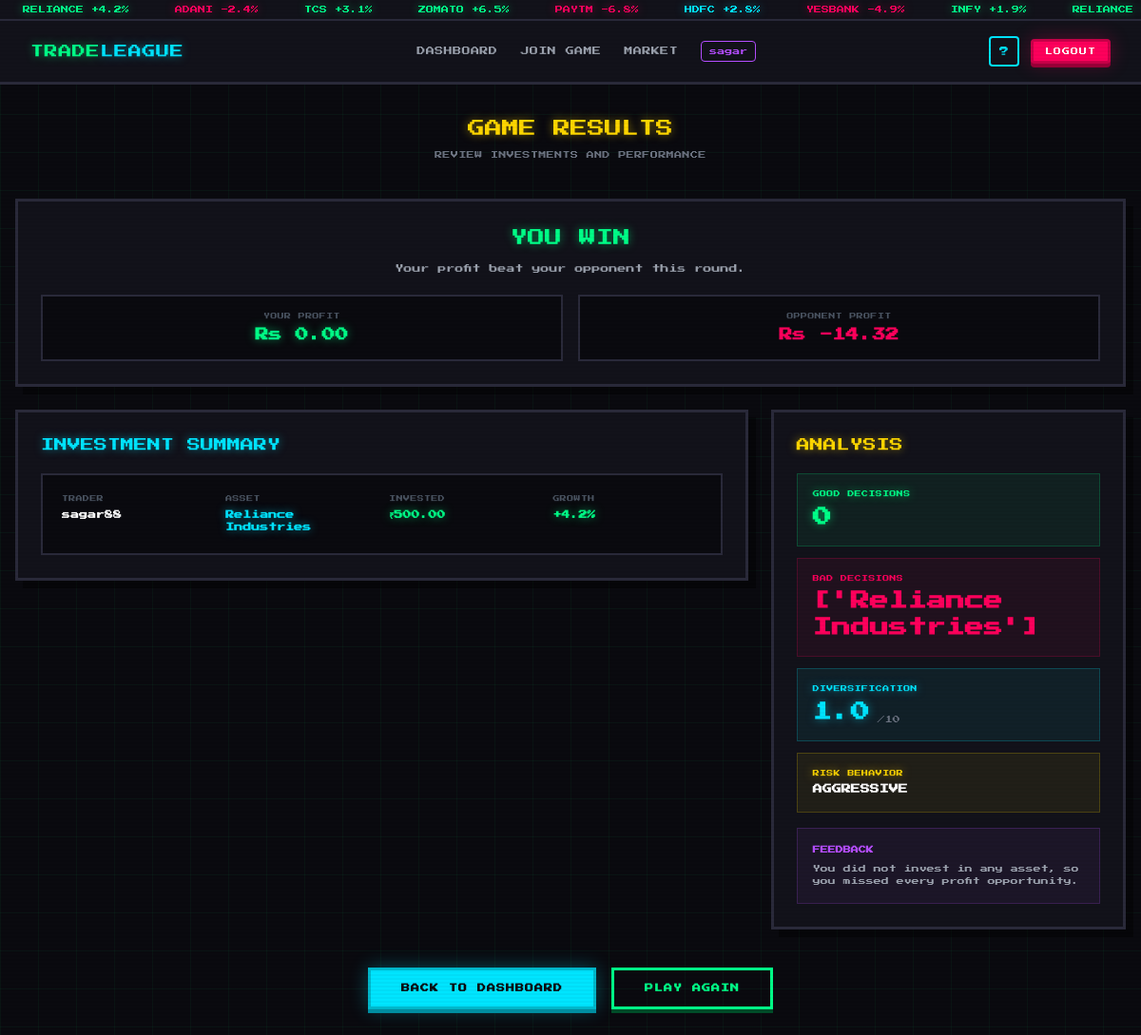
/result/37/ (signed in), run on the app's committed database.
### game/models.py (models this page shows, shortened)
class Investment(models.Model):
    room = models.ForeignKey(GameRoom, on_delete=models.CASCADE)
    player = models.ForeignKey(User, on_delete=models.CASCADE)
    asset = models.ForeignKey(Asset, on_delete=models.CASCADE)
    amount = models.FloatField()

class Asset(models.Model):
    name = models.CharField(max_length=100)
    base_price = models.FloatField()
    growth_percent = models.FloatField()
    info_news_text = models.TextField()
    risk_level = models.CharField(max_length=20)
    sector = models.CharField(max_length=50)

### game/views_frontend.py (the view, shortened to what this page needs)
@login_required
def result_view(request, room_id):
    room = get_object_or_404(GameRoom, id=room_id)
    invs = Investment.objects.filter(room=room)
    analysis = analyze(invs)
    current_user_profit = analysis["profit_map"].get(request.user.id, 0)
    opponent = room.opponent if request.user == room.host else room.host
    opponent_profit = analysis["profit_map"].get(opponent.id, 0) if opponent else 0
    is_draw = current_user_profit == opponent_profit
    did_win = current_user_profit > opponent_profit
    user_invs = [inv for inv in invs if inv.player_id == request.user.id]
    weak_picks = [inv.asset.name for inv in user_invs if inv.asset.growth_percent < 0]
    missed_growth = [
        inv.asset.name
        for inv in user_invs
        if inv.asset.growth_percent > 0 and inv.amount < 1000
    ]
    result_context = {
        "current_user_profit": current_user_profit,
        "opponent_profit": opponent_profit,
        "did_win": did_win,
        "is_draw": is_draw,
        "weak_picks": weak_picks,
        "missed_growth": missed_growth,
        "user_investment_count": len(user_invs),
    }
    if room.settled:
        return render(request, "result.html", {
            "room": room,
            "invs": invs,
            "analysis": analysis,
            "result_context": result_context,
        })

### game/templates/result.html (shortened to what this page needs)
{% extends "base.html" %}
{% block content %}
<div class="max-w-7xl mx-auto px-4 py-8">
    <div class="mb-10 text-center">
        <h1 class="text-lg neon-gold mb-2">GAME RESULTS</h1>
        <p class="text-[8px] text-gray-500 uppercase tracking-wider">Review investments and performance</p>
    </div>
    <div class="pixel-card p-6 mb-6 text-center">
        {% if result_context.is_draw %}
            <h2 class="text-lg neon-cyan mb-3">DRAW</h2>
            <p class="text-[9px] text-gray-400">Both players finished with the same profit.</p>
        {% elif result_context.did_win %}
            <h2 class="text-lg neon-green mb-3">YOU WIN</h2>
            <p class="text-[9px] text-gray-400">Your profit beat your opponent this round.</p>
        {% else %}
            <h2 class="text-lg text-[#ff005c] mb-3 font-bold">YOU LOSE</h2>
            <p class="text-[9px] text-gray-400">Your opponent made more profit this round.</p>
        {% endif %}
        <div class="grid grid-cols-2 gap-4 mt-5">
            <div class="bg-[#0a0a0f] border-2 border-[#2a2a3a] p-4">
                <p class="text-[7px] text-gray-600 uppercase tracking-wider mb-1">Your Profit</p>
                <p class="text-sm {% if result_context.current_user_profit >= 0 %}neon-green{% else %}text-[#ff005c]{% endif %} font-bold">
                    Rs {{ result_context.current_user_profit|floatformat:2 }}
                </p>
            </div>
            <div class="bg-[#0a0a0f] border-2 border-[#2a2a3a] p-4">
                <p class="text-[7px] text-gray-600 uppercase tracking-wider mb-1">Opponent Profit</p>
                <p class="text-sm {% if result_context.opponent_profit >= 0 %}neon-green{% else %}text-[#ff005c]{% endif %} font-bold">
                    Rs {{ result_context.opponent_profit|floatformat:2 }}
                </p>
            </div>
        </div>
    </div>
    <div class="grid grid-cols-1 lg:grid-cols-3 gap-6">
        <div class="lg:col-span-2">
            <div class="pixel-card p-6">
                <h2 class="text-sm neon-cyan mb-5 flex items-center gap-2">
                    INVESTMENT SUMMARY
                </h2>
                {% if invs %}
                    <div class="space-y-3">
                        {% for investment in invs %}
                            <div class="bg-[#0a0a0f] border-2 border-[#2a2a3a] p-5 hover:border-[#00e5ff33] transition">
                                <div class="grid grid-cols-1 sm:grid-cols-4 gap-4">
                                    <div>
                                        <p class="text-[7px] text-gray-600 uppercase tracking-wider mb-1">Trader</p>
                                        <p class="text-[9px] text-white font-bold">{{ investment.player.username }}</p>
                                    </div>
                                    <div>
                                        <p class="text-[7px] text-gray-600 uppercase tracking-wider mb-1">Asset</p>
                                        <p class="text-[9px] neon-cyan font-bold">{{ investment.asset.name }}</p>
                                    </div>
                                    <div>
                                        <p class="text-[7px] text-gray-600 uppercase tracking-wider mb-1">Invested</p>
                                        <p class="text-[9px] neon-green font-bold">₹{{ investment.amount|floatformat:2 }}</p>
                                    </div>
                                    <div>
                                        <p class="text-[7px] text-gray-600 uppercase tracking-wider mb-1">Growth</p>
                                        {% if investment.asset.growth_percent > 0 %}
                                            <p class="text-[9px] neon-green font-bold">
                                                +{{ investment.asset.growth_percent|floatformat:1 }}%
                                            </p>
                                        {% elif investment.asset.growth_percent < 0 %}
                                            <p class="text-[9px] text-[#ff005c] font-bold">
                                                {{ investment.asset.growth_percent|floatformat:1 }}%
                                            </p>
                                        {% else %}
                                            <p class="text-[9px] text-gray-500 font-bold">0%</p>
                                        {% endif %}
                                    </div>
                                </div>
                            </div>
                        {% endfor %}
                    </div>
                {% else %}
                    <div class="text-center py-8">
                        <p class="text-[9px] text-gray-500">No investments recorded for this match.</p>
                    </div>
                {% endif %}
            </div>
        </div>
        <div class="lg:col-span-1">
            <div class="pixel-card p-6 sticky top-24">
                <h2 class="text-sm neon-gold mb-5 flex items-center gap-2">
                    ANALYSIS
                </h2>
                {% if analysis %}
                    <div class="space-y-3">
                        <div class="bg-[#00ff8810] border border-[#00ff8833] p-4">
                            <p class="text-[7px] neon-green uppercase tracking-wider mb-1">Good Decisions</p>
                            <p class="text-xl neon-green font-bold">
                                {{ analysis.good_decisions|default:"0" }}
                            </p>
                        </div>
                        <div class="bg-[#ff005c10] border border-[#ff005c33] p-4">
                            <p class="text-[7px] text-[#ff005c] uppercase tracking-wider mb-1">Bad Decisions</p>
                            <p class="text-xl text-[#ff005c] font-bold">
                                {{ analysis.bad_decisions|default:"0" }}
                            </p>
                        </div>
                        <div class="bg-[#00e5ff10] border border-[#00e5ff33] p-4">
                            <p class="text-[7px] neon-cyan uppercase tracking-wider mb-1">Diversification</p>
                            <div class="flex items-end space-x-2">
                                <p class="text-xl neon-cyan font-bold">
                                    {{ analysis.diversification_score|default:"0"|floatformat:1 }}
                                </p>
                                <p class="text-[8px] text-gray-500">/10</p>
                            </div>
                        </div>
                        <div class="bg-[#ffd70010] border border-[#ffd70033] p-4">
                            <p class="text-[7px] neon-gold uppercase tracking-wider mb-1">Risk Behavior</p>
                            <p class="text-[10px] text-white font-bold uppercase">
                                {{ analysis.risk_behavior|default:"Neutral" }}
                            </p>
                        </div>
                    </div>
                    <div class="bg-[#b44dff10] border border-[#b44dff33] p-4 mt-4">
                        <p class="text-[8px] text-[#b44dff] font-bold mb-2">FEEDBACK</p>
                        <p class="text-[8px] text-gray-400 leading-relaxed">
                            {% if result_context.user_investment_count == 0 %}
                                You did not invest in any asset, so you missed every profit opportunity.
                            {% elif result_context.weak_picks %}
                                Your weaker picks were {{ result_context.weak_picks|join:", " }}. These assets had negative growth, so they pulled your score down.
                            {% elif result_context.missed_growth %}
                                You picked growing assets, but invested lightly in {{ result_context.missed_growth|join:", " }}. Consider sizing up when the signal is strong.
                            {% elif analysis.risk_behavior == 'aggressive' %}
                                You took too much concentrated risk. Try spreading capital across more assets next round.
                            {% else %}
                                Your choices were balanced. To improve, compare growth, risk level, and chart signals before placing larger orders.
                            {% endif %}
                        </p>
                    </div>
                {% else %}
                    <div class="text-center py-8">
                        <p class="text-[9px] text-gray-500">Analysis processing...</p>
                    </div>
                {% endif %}
            </div>
        </div>
    </div>
    <div class="flex flex-col sm:flex-row gap-4 mt-10 justify-center">
        <a href="{% url 'dashboard' %}"
           class="pixel-btn pixel-btn-cyan px-8 py-3 text-[9px] font-bold text-center rounded-none">
            BACK TO DASHBOARD
        </a>
        <a href="{% url 'lobby' %}"
           class="pixel-btn pixel-btn-outline px-8 py-3 text-[9px] font-bold text-center rounded-none">
            PLAY AGAIN
        </a>
    </div>
</div>
{% endblock %}

### game/templates/base.html (shortened to what this page needs)
<!DOCTYPE html>
<html lang="en">
<head>
    <script src="https://cdn.tailwindcss.com"></script>
</head>
<body class="bg-pixel-bg text-gray-300 scanlines grid-bg">
{% if user.is_authenticated %}
<div class="bg-pixel-card border-b-2 border-pixel-border overflow-hidden py-1">
    <div class="flex whitespace-nowrap ticker-scroll">
        <span class="mx-6 text-[8px]"><span class="neon-green">RELIANCE +4.2%</span></span>
        <span class="mx-6 text-[8px]"><span class="neon-magenta">ADANI -2.4%</span></span>
        <span class="mx-6 text-[8px]"><span class="neon-green">TCS +3.1%</span></span>
        <span class="mx-6 text-[8px]"><span class="neon-green">ZOMATO +6.5%</span></span>
        <span class="mx-6 text-[8px]"><span class="neon-magenta">PAYTM -6.8%</span></span>
        <span class="mx-6 text-[8px]"><span class="neon-cyan">HDFC +2.8%</span></span>
        <span class="mx-6 text-[8px]"><span class="neon-magenta">YESBANK -4.9%</span></span>
        <span class="mx-6 text-[8px]"><span class="neon-green">INFY +1.9%</span></span>
        <span class="mx-6 text-[8px]"><span class="neon-green">RELIANCE +4.2%</span></span>
    </div>
</div>
<nav class="bg-pixel-card sticky top-0 z-50" style="border-bottom: 3px solid #2a2a3a;">
    <div class="max-w-7xl mx-auto px-4 sm:px-6 lg:px-8">
        <div class="flex justify-between items-center h-16">
            <a href="{% url 'dashboard' %}" class="flex items-center gap-2">
                <span class="text-sm neon-green tracking-wider">TRADE<span class="neon-cyan">LEAGUE</span></span>
            </a>
            <div class="hidden md:flex items-center space-x-6">
                <a href="{% url 'dashboard' %}" class="text-[9px] text-gray-400 hover:text-pixel-neon transition uppercase tracking-wider">
                    Dashboard
                </a>
                <a href="{% url 'lobby' %}" class="text-[9px] text-gray-400 hover:text-pixel-cyan transition uppercase tracking-wider">
                    Join Game
                </a>
                <a href="{% url 'market' %}" class="text-[9px] text-gray-400 hover:text-pixel-gold transition uppercase tracking-wider">
                    Market
                </a>
                <span class="text-[8px] text-pixel-purple px-2 py-1 border border-pixel-purple rounded">
                    {{ user.username }}
                </span>
            </div>
            <div class="flex items-center space-x-3">
                <a href="{% url 'how_to_play' %}" title="How to Play"
                   class="w-8 h-8 flex items-center justify-center border-2 border-pixel-cyan text-pixel-cyan rounded hover:bg-pixel-cyan hover:text-pixel-bg transition text-[10px]">
                    ?
                </a>
                <a href="{% url 'logout' %}"
                   class="pixel-btn pixel-btn-magenta px-3 py-1 text-[8px] rounded">
                    LOGOUT
                </a>
            </div>
        </div>
    </div>
</nav>
{% endif %}
<main class="min-h-[calc(100vh-64px)]">
    {% block content %}{% endblock %}
</main>
</body>
</html>

### game/templates/base.html (style rules this page uses)
* { font-family: 'Press Start 2P', cursive !important; }
body { font-size: 10px; line-height: 2; background: #0a0a0f; }
.neon-green { color: #00ff88; text-shadow: 0 0 10px rgba(0,255,136,0.5); }
.neon-cyan { color: #00e5ff; text-shadow: 0 0 10px rgba(0,229,255,0.5); }
.neon-magenta { color: #ff005c; text-shadow: 0 0 10px rgba(255,0,92,0.5); }
.neon-gold { color: #ffd700; text-shadow: 0 0 10px rgba(255,215,0,0.5); }
.scanlines::after { content: ''; position: fixed; top: 0; left: 0; right: 0; bottom: 0; background: repeating-linear-gradient( 0deg, transparent, transparent 2px, rgba(0,0,0,0.03) 2px, rgba(0,0,0,0.03) 4px ); pointer-events: none; z-index: 9999; }
.pixel-btn { border: 3px solid; position: relative; transition: all 0.15s; text-transform: uppercase; letter-spacing: 1px; }
.pixel-btn-cyan { background: #00e5ff; border-color: #00b8cc; color: #0a0a0f; box-shadow: 0 4px 0 #008fa3, 0 0 20px rgba(0,229,255,0.3); }
.pixel-btn-magenta { background: #ff005c; border-color: #cc004a; color: #fff; box-shadow: 0 4px 0 #990038, 0 0 20px rgba(255,0,92,0.3); }
.pixel-btn-outline { background: transparent; border-color: #00ff88; color: #00ff88; box-shadow: 0 4px 0 #004d29; }
.pixel-card { background: #12121a; border: 3px solid #2a2a3a; box-shadow: 8px 8px 0 rgba(0,0,0,0.4); }
.grid-bg { background-image: linear-gradient(to right, rgba(0,255,136,0.04) 1px, transparent 1px), linear-gradient(to bottom, rgba(0,255,136,0.04) 1px, transparent 1px); background-size: 40px 40px; }
.ticker-scroll { animation: ticker 30s linear infinite; }

### data on the page
Investment: player.username "sagar88", asset.name "Reliance Industries", amount "500.00", asset.growth_percent "4.2"

### other printed values
{{ user.username }} "sagar"
{{ result_context.current_user_profit|floatformat:2 }} "0.00"
{{ result_context.opponent_profit|floatformat:2 }} "-14.32"
{{ analysis.good_decisions|default:"0" }} "0"
{{ analysis.bad_decisions|default:"0" }} "['Reliance Industries']"
{{ analysis.diversification_score|default:"0"|floatformat:1 }} "1.0"
{{ analysis.risk_behavior|default:"Neutral" }} "AGGRESSIVE"
